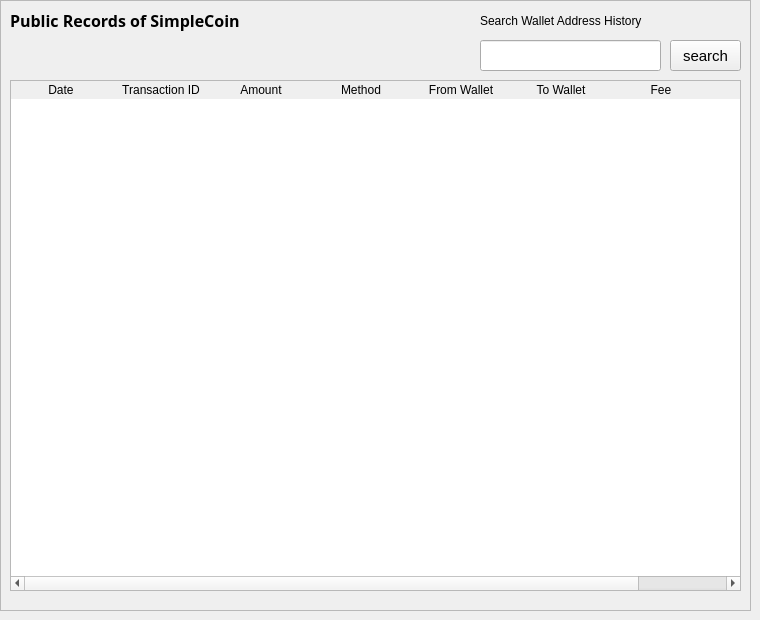
      <widget class="QWidget" name="public_records">
       <widget class="QFrame" name="frame_16">
        <property name="geometry">
         <rect>
          <x>0</x>
          <y>0</y>
          <width>751</width>
          <height>611</height>
         </rect>
        </property>
        <property name="frameShape">
         <enum>QFrame::StyledPanel</enum>
        </property>
        <property name="frameShadow">
         <enum>QFrame::Raised</enum>
        </property>
        <widget class="QLabel" name="public_records_label">
         <property name="geometry">
          <rect>
           <x>10</x>
           <y>10</y>
           <width>461</width>
           <height>21</height>
          </rect>
         </property>
         <property name="font">
          <font>
           <family>Open Sans</family>
           <pointsize>12</pointsize>
           <bold>true</bold>
          </font>
         </property>
         <property name="text">
          <string>Public Records of SimpleCoin</string>
         </property>
        </widget>
        <widget class="QFrame" name="frame_17">
         <property name="geometry">
          <rect>
           <x>10</x>
           <y>80</y>
           <width>731</width>
           <height>511</height>
          </rect>
         </property>
         <property name="frameShape">
          <enum>QFrame::StyledPanel</enum>
         </property>
         <property name="frameShadow">
          <enum>QFrame::Raised</enum>
         </property>
         <widget class="QTableWidget" name="table_publicrecords">
          <property name="geometry">
           <rect>
            <x>0</x>
            <y>0</y>
            <width>731</width>
            <height>511</height>
           </rect>
          </property>
          <property name="styleSheet">
           <string notr="true">#QTableWidget {
	border-radius: 3px;
	border: 1px solid #f0f0f0;
}

QHeaderView::section{
	border: none;
	text-align: left;
}</string>
          </property>
          <column>
           <property name="text">
            <string>Date</string>
           </property>
          </column>
          <column>
           <property name="text">
            <string>Transaction ID</string>
           </property>
          </column>
          <column>
           <property name="text">
            <string>Amount</string>
           </property>
          </column>
          <column>
           <property name="text">
            <string>Method</string>
           </property>
          </column>
          <column>
           <property name="text">
            <string>From Wallet</string>
           </property>
          </column>
          <column>
           <property name="text">
            <string>To Wallet</string>
           </property>
          </column>
          <column>
           <property name="text">
            <string>Fee</string>
           </property>
          </column>
          <column>
           <property name="text">
            <string>Note</string>
           </property>
          </column>
         </widget>
        </widget>
        <widget class="QLineEdit" name="wallet_address_history">
         <property name="geometry">
          <rect>
           <x>480</x>
           <y>40</y>
           <width>181</width>
           <height>31</height>
          </rect>
         </property>
         <property name="font">
          <font>
           <pointsize>10</pointsize>
          </font>
         </property>
        </widget>
        <widget class="QLabel" name="label_14">
         <property name="geometry">
          <rect>
           <x>480</x>
           <y>10</y>
           <width>261</width>
           <height>21</height>
          </rect>
         </property>
         <property name="text">
          <string>Search Wallet Address History</string>
         </property>
        </widget>
        <widget class="QPushButton" name="search_button">
         <property name="geometry">
          <rect>
           <x>670</x>
           <y>40</y>
           <width>71</width>
           <height>31</height>
          </rect>
         </property>
         <property name="font">
          <font>
           <pointsize>11</pointsize>
          </font>
         </property>
         <property name="text">
          <string>search</string>
         </property>
         <property name="icon">
          <iconset>
           <normaloff>icon/search.svg</normaloff>icon/search.svg</iconset>
         </property>
        </widget>
        <widget class="QLabel" name="public_records_balance">
         <property name="geometry">
          <rect>
           <x>10</x>
           <y>30</y>
           <width>461</width>
           <height>41</height>
          </rect>
         </property>
         <property name="font">
          <font>
           <family>Open Sans</family>
           <pointsize>11</pointsize>
           <bold>true</bold>
          </font>
         </property>
         <property name="text">
          <string/>
         </property>
        </widget>
       </widget>
      </widget>
